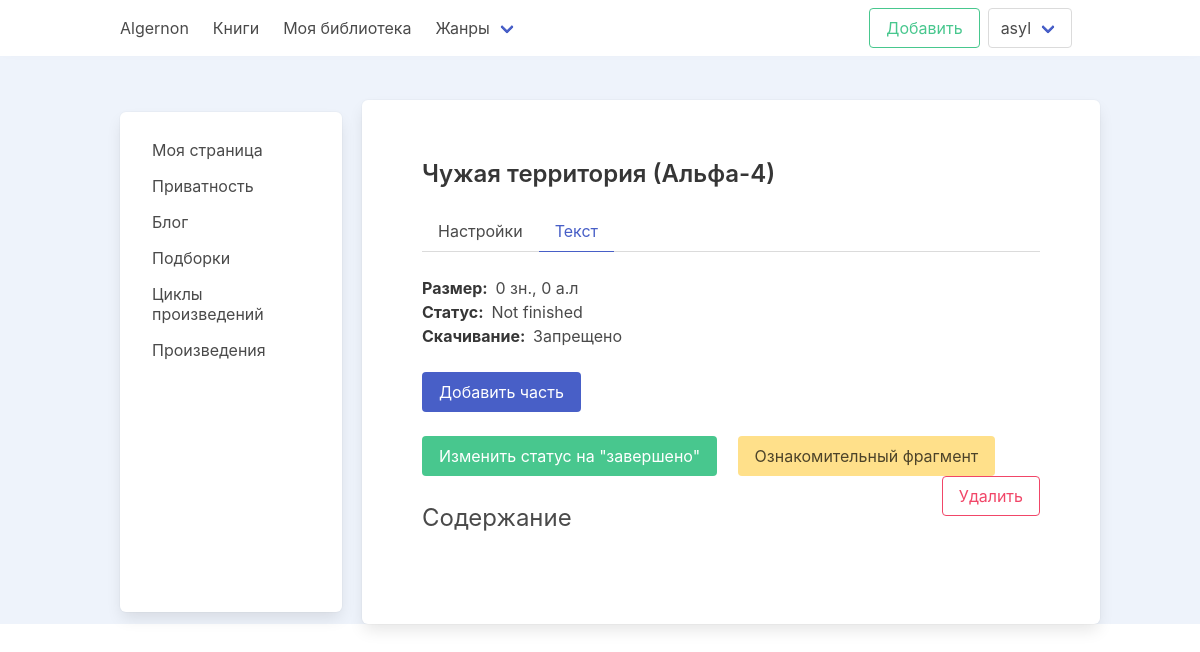
/work/3/edit/content/ (signed in), run on the app's committed database.
### account/models.py (models this page shows, shortened)
class CustomUser(AbstractUser):
    USERNAME_FIELD = 'email'
    REQUIRED_FIELDS = ['username']
    email = models.EmailField(_('Email'), unique=True)
    DS = "Don't Show"
    MALE = "Male"
    FEMALE = "Female"
    GENDER_CHOICES = (
        (DS, _("Don't Show")),
        (MALE, _("Male")),
        (FEMALE, _("Female"))
    )
    ONLY_MONTH_AND_DAY = "Only month and day"
    SHOW = "Show"
    BIRTHDAY_CHOICES = (
        (DS, _("Don't Show")),
        (ONLY_MONTH_AND_DAY, _("Only month and day")),
        (SHOW, _("Show birthday"))
    )
    slug = models.SlugField(unique=True, null=True, blank=True)
    image = models.ImageField(upload_to='profile/%Y/%m-%d', default='images/no-image.png', blank=True)
    name = models.CharField(max_length=250, unique=True)
    status = models.CharField(max_length=250, null=True, blank=True)
    birthday = models.DateField(null=True, blank=True)
    birthday_visibility = models.CharField(max_length=40, choices=BIRTHDAY_CHOICES, default=DS)
    gender = models.CharField(max_length=50, choices=GENDER_CHOICES, default=DS)
    information = QuillField(max_length=1000, null=True, blank=True)
    def get_absolute_url(self):
        return reverse('account:profile', args=[self.slug])
    def get_account_lib_url(self):
        return reverse('account:library', args=[self.slug])

### books/models.py (models this page shows, shortened)
class Book(models.Model):
    BOOK_CHOICES = (
        ("A", _("All")),
        ("O", _("Only friends")),
        ("N", _("Nobody"))
    )
    STATUS_CHOICES = (
        ("F", _("Finished")),
        ("D", _("Draft")),
        ("N", _("Not finished"))
    )
    author = models.ForeignKey(
        settings.AUTH_USER_MODEL,
        on_delete=models.CASCADE,
        related_name="books",
        verbose_name=_("Author")
    )
    cover = models.ImageField(upload_to="images/%Y-%m-%d/", default='images/no-image.jpg')
    title = models.CharField(max_length=150, unique=True, verbose_name=_("Book Name"))
    type = models.ForeignKey(
        Type,
        on_delete=models.SET_NULL,
        null=True,
        related_name="books",
        verbose_name=_("Book Type")
    )
    genre = models.ForeignKey(
        Genre,
        on_delete=models.SET_NULL,
        null=True,
        blank=True,
        related_name="books",
        verbose_name=_("Genre of the book")
    )
    cycle = models.ForeignKey(
        Cycle,
        on_delete=models.PROTECT,
        null=True,
        blank=True,
        related_name="books",
        verbose_name=_("Book Cycle")
    )
    description = models.TextField(max_length=1000, null=True, blank=True)
    remark = models.TextField(max_length=1000, null=True, blank=True)
    status = models.CharField(max_length=2, choices=STATUS_CHOICES, default="N")
    is_introductory = models.BooleanField(default=False)
    is_eighteen_plus = models.BooleanField(default=False)
    is_published = models.BooleanField(default=False)
    can_comment = models.CharField(max_length=2, choices=BOOK_CHOICES, default="N")
    can_read = models.CharField(max_length=2, choices=BOOK_CHOICES, default="N")
    can_download = models.CharField(max_length=2, choices=BOOK_CHOICES, default="N")
    views = models.PositiveIntegerField(default=0)
    created_at = models.DateTimeField(auto_now_add=True)
    updated_at = models.DateTimeField(auto_now=True)
    class Meta:
        verbose_name = _("Book Info")
        verbose_name_plural = _("Books Info")
    def get_total_len(self):
        chapters = self.chapters.all()
        return sum([chapter.get_chapter_len() for chapter in chapters])
    def get_total_author_list_len(self):
        chapters = self.chapters.all()
        return round(sum([chapter.get_chapter_author_list_len() for chapter in chapters]), 2)
    def get_can_download_options(self):
        if self.can_download == "A":
            return "Разрешено"
        elif self.can_download == "O":
            return "Разрешено только друзьям"
        else:
            return "Запрещено"

### books/views.py (the view)
# urls.py: path('work/<int:id>/edit/content/', UpdateBookTextView.as_view(), name='update_book_content'),
class UpdateBookTextView(View):
    def get(self, request, id, *args, **kwargs):
        book = get_object_or_404(Book, id=id, author=request.user)
        context = {
            'book': book
        }
        return render(request, 'books/update_book_text.html', context)

### books/custom_context_processor.py (called while the page is built)
def genre_list(request):
    return {
        'genres': Genre.objects.all()
    }

### templates/books/update_book_text.html (shortened to what this page needs)
{% extends 'profile_base.html' %}
{% block content %}
    <section class="section">
        <h1 class="title is-4">{{ book.title }}</h1>
        <div class="tabs">
            <ul>
                <li><a href="{% url 'books:update_book' book.id %}">Настройки</a></li>
                <li class="is-active"><a href="{% url 'books:update_book_content' book.id %}">Текст</a></li>
            </ul>
        </div>
        <div class="block">
            <p><strong>Размер: </strong><span
                    class="ml-1">{{ book.get_total_len }} зн., {{ book.get_total_author_list_len }} а.л</span></p>
            <p><strong>Статус: </strong><span class="ml-1">{{ book.get_status_display }}</span></p>
            <p><strong>Скачивание: </strong><span class="ml-1">{{ book.get_can_download_options }}</span></p>
        </div>
        <div class="block">
            <a href="{% url 'chapters:add_chapter' book.id %}" class="button is-link">Добавить часть</a>
        </div>
        <div class="block">
            <div class="is-grouped">
                <a href="" class="button is-success">Изменить статус на "завершено"</a>
                <a href="" class="button is-warning ml-4">Ознакомительный фрагмент</a>
                <button type="button" href="" class="button is-danger is-outlined is-pulled-right"
                        id="confirm-delete-button">Удалить
                </button>
            </div>
        </div>
        <div class="block">
            <h4 class="is-size-4">Содержание</h4>
        </div>
    </section>
{% endblock content %}

### templates/includes/_header.html (shortened to what this page needs)
<header class="box">
    <nav class="navbar  is-fixed-top" role="navigation" aria-label="main navigation">
        <div class="container">
            <div class="navbar-brand">
                <a class="navbar-item" href="/">
                    Algernon
                </a>
            </div>
            <div id="navbarBasicExample" class="navbar-menu">
                <div class="navbar-start">
                    <a class="navbar-item" href="{% url 'books:books' %}">
                        Книги
                    </a>
                    <a class="navbar-item" href="{{ request.user.get_account_lib_url }}">
                        Моя библиотека
                    </a>
                    <div class="navbar-item has-dropdown is-hoverable">
                        <a class="navbar-link">
                            Жанры
                        </a>
                    </div>
                </div>
                <div class="navbar-end">
                    <div class="navbar-item">
                        <div class="buttons">
                            <a href="{% url 'books:new_book' %}" class="button is-success is-outlined">Добавить</a>
                            {% if request.user.is_authenticated %}
                                <div class="navbar-item has-dropdown is-hoverable">
                                <a class="navbar-link button">
                                    {{ request.user.name }}
                                </a>
                            {% endif %}
                            </div>
                        </div>
                    </div>
                </div>
            </div>
        </div>
    </nav>
</header>

### static/css/base.css (style rules this page uses)
body { background-color: #eef3fb; }
:root { --green: #47cf73; --green-light: #d3ffe1; --green-dark: #248c46; --yellow: #ffdd40; --yellow-light: #f9e9a2; --yellow-dark: #d9b200; --purple: #ae63e4; --purple-light: #be9fe4; --purple-dark: #754cac; --red: #ff3c41; --red-very-light: #ffcfcb; --red-light: #f19994; --red-dark: #a00808; --blue: #0ebeff; --blue-light: #76daff; --blue-dark: #3d88c3; --gray: #9b9dad; --gray-light-6: #f1f1f3; --gray-light-5: #e3e4e8; --gray-light-4: #d5d7de; --gray-light-3: #c7c9d3; --gray-light-2: #b7bbc8; --gray-light-1: #aaaebc; --gray-dark-1: #868ca0; --gray-dark-2: #717790; --gray-dark-3: #5a5f73; --gray-dark-4: #444857; --gray-dark-5: #2c303a; --gray-dark-6: #1e1f26; --gray-dark-7: #131417; --gray-dark-8: #0a0a0c; --gray-dark-9: #010101; }

### data on the page
CustomUser: user.name "asyl"
Book: title "Чужая территория (Альфа-4)", get_total_len "0", get_total_author_list_len "0", status "Not finished", get_can_download_options "Запрещено"
